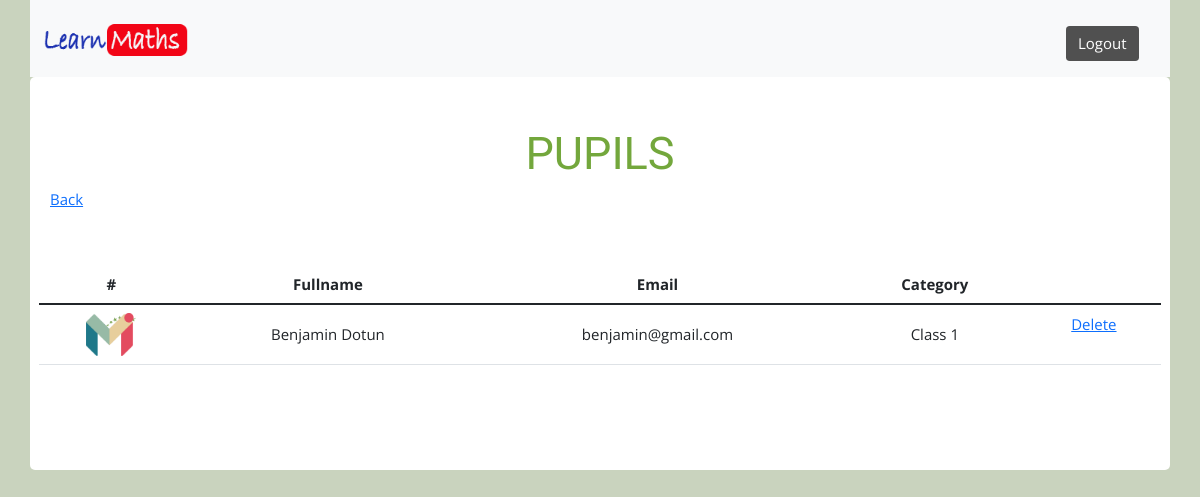
Screenshot of /admin/pupils.php (signed in) with the database file from the repository.
### tables this page shows
CREATE TABLE `pupils` (
  `id` int NOT NULL AUTO_INCREMENT,
  `fullname` varchar(40) DEFAULT NULL,
  `category` varchar(15) DEFAULT NULL,
  `email` varchar(30) DEFAULT NULL,
  `picture` varchar(100) DEFAULT NULL,
  `password` varchar(50) DEFAULT NULL,
  `token` varchar(80) DEFAULT NULL,
  PRIMARY KEY (`id`)
);

### admin/pupils.php (the view, shortened to what this page needs)
<?php
require_once '../includes/header.php';
require_once '../includes/admin_navbar.php';
include("../includes/connect.inc.php");
$sql = "SELECT * FROM pupils";
$result = $conn->query($sql);
while ($row = $result->fetch_array()) {
    $rows[] = $row;
}
?>
<div class="container c-ban2" style="margin-top:0px; background:white;">
    <div style="text-align:center; padding:30px 0;">
        <h3 class="head-title2" style="color:#73a73c;">PUPILS</h3>
        <div class="row">
            <div class="col-md-6" style="text-align:left;">
                <p><a href="home.php">Back</a></p>
            </div>
            <div class="col-md-6" style="text-align:right">
            </div>
        </div>
        <div class="row" style="padding:40px 0;">
            <table class="table">
                <thead>
                    <tr>
                        <th scope="col">#</th>
                        <th scope="col">Fullname</th>
                        <th scope="col">Email</th>
                        <th scope="col">Category</th>
                        <th scope="col"></th>
                    </tr>
                </thead>
                <tbody>
                    <?php
                    foreach ($rows as $row) {
                    ?>
                        <tr id="<?php echo $row['id']; ?>">
                            <th scope="row"><img src="../../<?php echo $row["picture"]; ?>" style="width:50px;" /></th>
                            <td valign="middle"><?php echo $row["fullname"]; ?></td>
                            <td valign="middle"><?php echo $row["email"]; ?></td>
                            <td valign="middle"><?php echo $row["category"]; ?></td>
                            <td><a href="javascript:void(0);" onclick="delPupil(<?php echo $row['id'];?>)">Delete </a></td>
                        </tr>
                    <?php
                    }
                    ?>
                </tbody>
            </table>
        </div>
    </div>
</div>

### css/style.css (style rules this page uses)
html { font-size: 15px; box-sizing: border-box; min-height: 100%; font-family: "Open Sans", sans-serif; }
body { margin: 0; padding: 0; background: #c9d3be; font-family: "Open Sans", sans-serif; }
.c-ban2 { background: #408cbf; padding: 20px; border-radius: 5px; }
.head-title2 { font-family: "Chewy", cursive; font-size: 45px; }

### rows the page displays
pupils: picture (picture), fullname "Benjamin Dotun", email "benjamin@gmail.com", category "Class 1"
